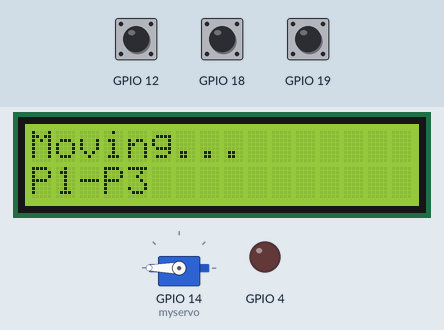
This program was run on a simulated ESP32. On the bench: servo, 16×2 character LCD, output pins drawn as LEDs (lit = HIGH). The test bench sets the inputs (shaded band); at power-on: GPIO 18 HIGH, GPIO 19 HIGH, GPIO 12 HIGH. Random numbers use the default seed unless the program sets one; what the program prints to the serial monitor is not drawn.

Above: at 6.7 s.
6.8 s: GPIO 18 pulled LOW for 0.15 s
At 7.31 s:
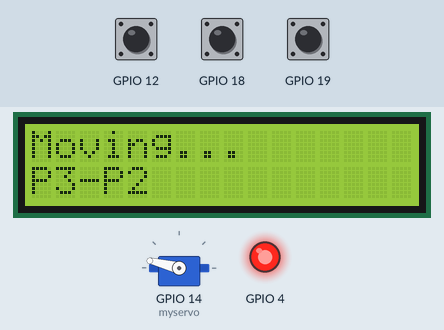
7.5 s: GPIO 18 pulsed LOW 5 times (0.12 s each, 0.3 s apart)
At 9.7 s:
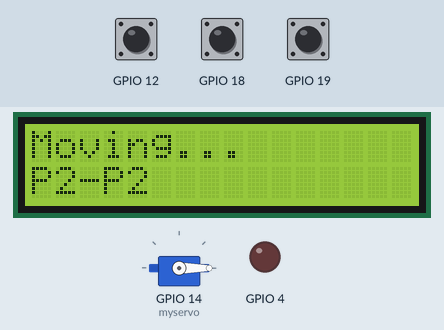
10.5 s: GPIO 19 pulled LOW for 0.15 s
At 12.6 s:
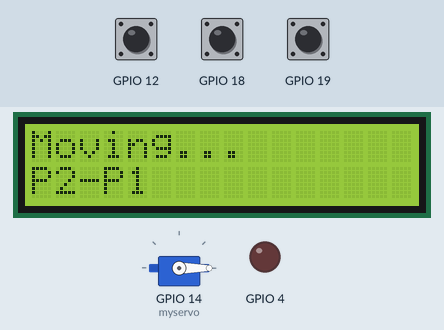
Timing chart, 0 to 14.1 s (numbered marks = the images above; inputs shaded):
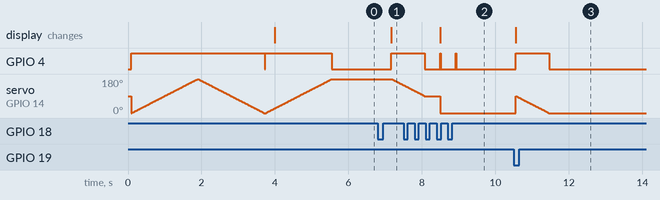

The program:

main.cpp
```cpp
//by Josenalde Oliveira@2025

#include <Arduino.h>
#include <ESP32Servo.h>
#include "utilsfunc.h"

long startPoint, endPoint;
volatile byte btnMask = RESET;
Servo myservo;
//p1: 00000001 1
//p2: 00000010 2
//p3: 00000011 3

void IRAM_ATTR isrP1() {
  btnMask = RESET;
  btnMask = 0x01;
}

void IRAM_ATTR isrP2() {
  btnMask = RESET;
  btnMask = 0x02;
}

void IRAM_ATTR isrP3() {
  btnMask = RESET;
  btnMask = 0x03;
  }

void setup() {
  Serial.begin(115200);
  pinMode(BTN_P1, INPUT_PULLUP);
  pinMode(BTN_P2, INPUT_PULLUP);
  pinMode(BTN_P3, INPUT_PULLUP);
  pinMode(GRISP_PIN, OUTPUT);
  pinMode(14, OUTPUT);
  randomSeed(analogRead(35));
  myservo.attach(14);
  attachInterrupt(digitalPinToInterrupt(BTN_P1), isrP1, FALLING);
  attachInterrupt(digitalPinToInterrupt(BTN_P2), isrP2, FALLING);
  attachInterrupt(digitalPinToInterrupt(BTN_P3), isrP3, FALLING);

  initDisplay();
  //close grisp
  controlGrisp(1);
  //set random initial position
  endPoint = random(1,4);
  startPoint = 1;

  initRobot();
  controlGrisp(0);
  moveRobot(startPoint,endPoint);
}

void loop() {

  switch(btnMask) {
    case 1: {
      moveRobot(startPoint, btnMask);
      btnMask = RESET;
      break;
    }
    case 2: {
      moveRobot(startPoint, btnMask);
      btnMask = RESET;
      break;
    }
    case 3: {
      moveRobot(startPoint, btnMask);
      btnMask = RESET;
      break;
    } default: Serial.println("...");
  }

  delay(400);
}
```

Measured:
- after the input at 6.8 s, GPIO 4: LOW → HIGH after 0.37 s; servo on GPIO 14 (myservo): moves from 180° to 148° over 0.30 s, starting after 0.39 s; the display: changes after 0.37 s (image 1)
- after the input at 7.5 s, the display: changes after 1.0 s (image 2)
- after the input at 10.5 s, GPIO 4: LOW → HIGH after 0.05 s, → LOW 0.91 s later; the display: changes after 0.05 s (image 3)
